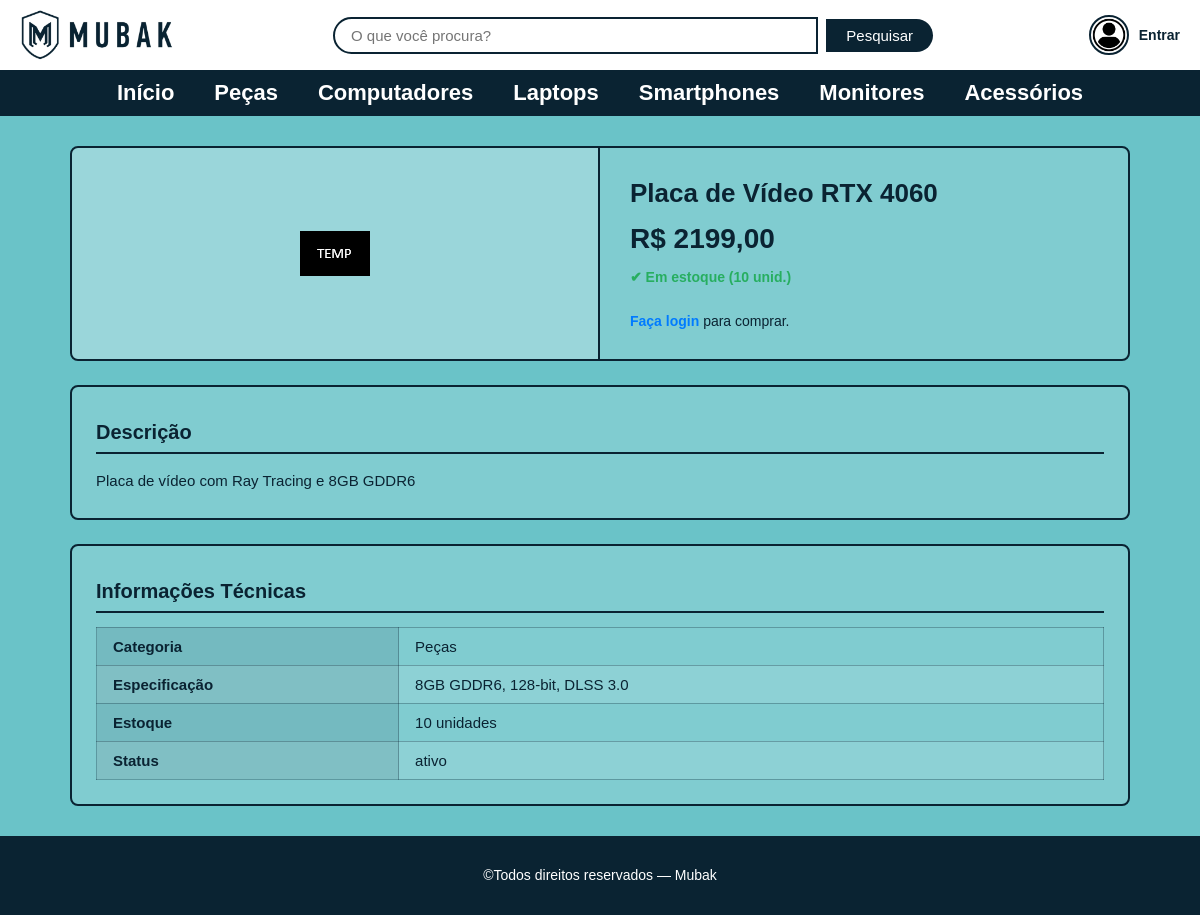
Screenshot of /produto/1 with the database file from the repository.
### tables this page shows
CREATE TABLE produto(
            id_produto INTEGER PRIMARY KEY AUTOINCREMENT NOT NULL,
            nome varchar(50) NOT NULL,
            descricao varchar(100) NOT NULL,
            especificacao_tecnica varchar(100) NOT NULL,
            preco float NOT NULL,
            estoque INT NOT NULL,
            status_prod varchar(50) NOT NULL,
            id_categoria INT,
            FOREIGN KEY(id_categoria) REFERENCES categoria(id_categoria)
        );

CREATE TABLE categoria(
            id_categoria INTEGER PRIMARY KEY AUTOINCREMENT NOT NULL,
            nome varchar(50) NOT NULL,
            descricao varchar(100) NOT NULL
        );

### routes/produto_routes.py (the view)
@bp.route('/produto/<int:id_produto>')
def produto(id_produto):
    prod = get_produto_por_id(id_produto)
    if not prod:
        return "Produto não encontrado", 404
    imagens = get_imagens_produto(id_produto)
    favoritado = False
    if session.get('user_id'):
        favoritado = is_favorito(session['user_id'], id_produto)
    return render_template(
        'pages/produto.html',
        produto=prod, imagens=imagens, favoritado=favoritado
    )

### app.py (called while the page is built)
@app.before_request
def verificar_inatividade():
    if 'user_id' in session:
        agora = datetime.now()
        ultima_atividade = session.get('ultima_atividade')
        if ultima_atividade:
            ultima_atividade = datetime.fromisoformat(ultima_atividade)
            if agora - ultima_atividade > TEMPO_INATIVIDADE:
                session.clear()
                return redirect(url_for('auth.login'))
        session.permanent = True
        session['ultima_atividade'] = agora.isoformat()

### database.py (called while the page is built)
def get_db_connection():
    conn = sqlite3.connect(DATABASE)
    conn.row_factory = sqlite3.Row
    return conn

### models/produto_model.py (called while the page is built)
def get_produto_por_id(id_produto):
    conn = get_db_connection()
    produto = conn.execute(
        """SELECT p.*, c.nome AS categoria_nome
           FROM produto p
           LEFT JOIN categoria c ON p.id_categoria = c.id_categoria
           WHERE p.id_produto=?""",
        (id_produto,)
    ).fetchone()
    conn.close()
    return produto

def get_imagens_produto(id_produto):
    conn = get_db_connection()
    imgs = conn.execute(
        'SELECT * FROM imagem_produto WHERE id_produto=?', (id_produto,)
    ).fetchall()
    conn.close()
    return imgs

### templates/pages/produto.html (shortened to what this page needs)
<!DOCTYPE html>
<html lang="pt-br">
<head>
    <link rel="stylesheet" href="{{ url_for('static', filename='css/reset.css') }}">
    <link rel="stylesheet" href="{{ url_for('static', filename='css/global.css') }}">
    <link rel="stylesheet" href="{{ url_for('static', filename='css/produto.css') }}">
    <link rel="stylesheet" href="{{ url_for('static', filename='css/responsive.css') }}">
</head>
<body>
    {% include 'partials/header.html' %}
    <main>
        <div class="produto_detalhe_container">
            <div class="produto_detalhe_topo">
                <div class="produto_detalhe_imagem">
                    {% if imagens %}
                    <img id="produto-img"
                         src="{{ url_for('static', filename='uploads/' + imagens[0].imagem) }}"
                         alt="{{ produto.nome }}">
                    {% else %}
                    <img id="produto-img"
                         src="{{ url_for('static', filename='images/temp.png') }}"
                         alt="{{ produto.nome }}">
                    {% endif %}
                </div>
                <div class="produto_detalhe_info_principal">
                    <h1 class="produto_nome">{{ produto.nome }}</h1>
                    <p class="produto_preco_detalhe">
                        R$ {{ "%.2f"|format(produto.preco)|replace(".", ",") }}
                    </p>
                    {% if produto.estoque > 0 %}
                    <p class="produto_disponibilidade">✔ Em estoque ({{ produto.estoque }} unid.)</p>
                    {% else %}
                    <p class="produto_sem_estoque">✖ Fora de estoque</p>
                    {% endif %}
                    {% if session.user_id and produto.estoque > 0 %}
                    <form method="POST"
                          action="{{ url_for('carrinho.adicionar', id_produto=produto.id_produto) }}">
                        <div class="produto_quantidade">
                            <label for="quantidade">Quantidade:</label>
                            <input type="number" id="quantidade" name="quantidade"
                                   value="1" min="1" max="{{ produto.estoque }}">
                        </div>
                        <div class="produto_botoes">
                            <button type="submit" class="btn_carrinho">Adicionar ao Carrinho</button>
                        </div>
                    </form>
                    {% elif not session.user_id %}
                    <p class="produto_login_aviso">
                        <a href="{{ url_for('auth.login') }}">Faça login</a> para comprar.
                    </p>
                    {% endif %}
                </div>
            </div>
            <div class="produto_detalhe_descricao">
                <h2>Descrição</h2>
                <p>{{ produto.descricao }}</p>
            </div>
            <div class="produto_detalhe_tecnico">
                <h2>Informações Técnicas</h2>
                <table class="tabela_tecnica">
                    <tr><th>Categoria</th><td>{{ produto.categoria_nome or '—' }}</td></tr>
                    <tr><th>Especificação</th><td>{{ produto.especificacao_tecnica or '—' }}</td></tr>
                    <tr><th>Estoque</th><td>{{ produto.estoque }} unidades</td></tr>
                    <tr><th>Status</th><td>{{ produto.status_prod }}</td></tr>
                </table>
            </div>
        </div>
    </main>
    {% include 'partials/footer.html' %}
</body>
</html>

### static/css/global.css (style rules this page uses)
:root { --cor-primaria: #0a2332; --cor-fundo: #6ac3c8; --cor-branca: #ffffff; --cor-texto-claro: #ffffff; --cor-destaque: #007BFF; --cor-perigo: #e74c3c; --cor-sucesso: #27ae60; --borda-radius: 8px; --sombra: 0 2px 8px rgba(0, 0, 0, 0.2); }
body { background-color: var(--cor-fundo); font-family: sans-serif; }
h2 { text-align: center; margin-bottom: 1%; margin-top: 1%; font-family: sans-serif; width: 100%; }

### static/css/produto.css (style rules this page uses)
.produto_detalhe_container { max-width: 1100px; margin: 30px auto; padding: 0 20px; display: flex; flex-direction: column; gap: 24px; }
.produto_detalhe_topo { display: grid; grid-template-columns: 1fr 1fr; gap: 0; border: 2px solid var(--cor-primaria); border-radius: var(--borda-radius); overflow: hidden; background-color: rgba(255, 255, 255, 0.15); }
.produto_detalhe_imagem { border-right: 2px solid var(--cor-primaria); padding: 30px; display: flex; flex-direction: column; align-items: center; justify-content: center; gap: 14px; background-color: rgba(255, 255, 255, 0.2); }
.produto_detalhe_imagem img { max-width: 100%; max-height: 320px; object-fit: contain; }
.produto_detalhe_info_principal { padding: 30px; display: flex; flex-direction: column; gap: 14px; }
.produto_nome { font-size: 26px; font-weight: bold; color: var(--cor-primaria); }
.produto_preco_detalhe { font-size: 28px; font-weight: bold; color: var(--cor-primaria); }
.produto_disponibilidade { font-size: 14px; color: var(--cor-sucesso); font-weight: bold; }
.produto_login_aviso { margin-top: 14px; color: var(--cor-primaria); font-size: 14px; }
.produto_login_aviso a { color: var(--cor-destaque); font-weight: bold; }
.produto_detalhe_descricao, .produto_detalhe_tecnico { border: 2px solid var(--cor-primaria); border-radius: var(--borda-radius); padding: 24px; background-color: rgba(255, 255, 255, 0.15); }
.produto_detalhe_descricao h2, .produto_detalhe_tecnico h2 { color: var(--cor-primaria); font-size: 20px; text-align: left; margin-bottom: 14px; border-bottom: 2px solid var(--cor-primaria); padding-bottom: 8px; }
.produto_detalhe_descricao p { color: var(--cor-primaria); font-size: 15px; line-height: 1.7; }
.tabela_tecnica { width: 100%; border-collapse: collapse; }
.tabela_tecnica th, .tabela_tecnica td { padding: 10px 16px; border: 1px solid rgba(10, 35, 50, 0.3); font-size: 15px; color: var(--cor-primaria); text-align: left; }
.tabela_tecnica th { background-color: rgba(10, 35, 50, 0.1); font-weight: bold; width: 30%; }
.tabela_tecnica tr:nth-child(even) { background-color: rgba(255, 255, 255, 0.1); }

### rows the page displays
produto: nome "Placa de Vídeo RTX 4060", preco "2199,00", estoque "10", descricao "Placa de vídeo com Ray Tracing e 8GB GDDR6", especificacao_tecnica "8GB GDDR6, 128-bit, DLSS 3.0", status_prod "ativo"
categoria: nome "Peças"
